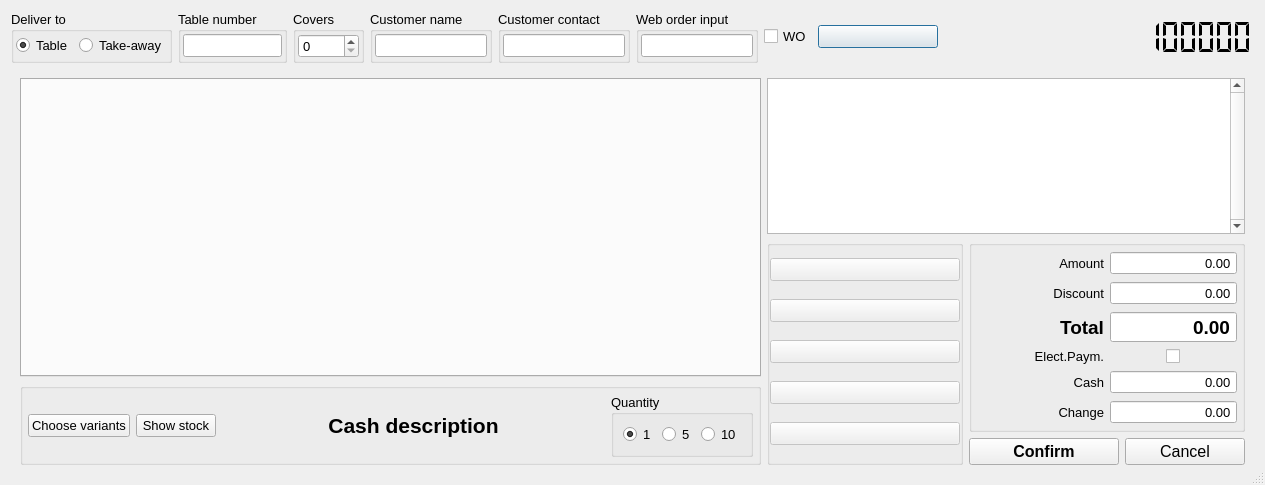
<?xml version="1.0" encoding="UTF-8"?>
<ui version="4.0">
 <author>Paolo De Stefani</author>
 <class>OrderDialog1</class>
 <widget class="QDialog" name="OrderDialog1">
  <property name="windowModality">
   <enum>Qt::WindowModality::NonModal</enum>
  </property>
  <property name="geometry">
   <rect>
    <x>0</x>
    <y>0</y>
    <width>1191</width>
    <height>485</height>
   </rect>
  </property>
  <property name="font">
   <font>
    <pointsize>10</pointsize>
   </font>
  </property>
  <property name="windowTitle">
   <string>Order dialog</string>
  </property>
  <property name="sizeGripEnabled">
   <bool>true</bool>
  </property>
  <layout class="QVBoxLayout" name="verticalLayout_12">
   <item>
    <layout class="QHBoxLayout" name="horizontalLayout_4">
     <item>
      <widget class="QGroupBox" name="groupBoxDeliver">
       <property name="title">
        <string>Deliver to</string>
       </property>
       <layout class="QVBoxLayout" name="verticalLayout_6">
        <property name="leftMargin">
         <number>2</number>
        </property>
        <property name="topMargin">
         <number>2</number>
        </property>
        <property name="rightMargin">
         <number>2</number>
        </property>
        <property name="bottomMargin">
         <number>2</number>
        </property>
        <item>
         <layout class="QHBoxLayout" name="horizontalLayout_2">
          <item>
           <widget class="QRadioButton" name="radioButtonTable">
            <property name="text">
             <string>Table</string>
            </property>
            <property name="checked">
             <bool>true</bool>
            </property>
           </widget>
          </item>
          <item>
           <widget class="QRadioButton" name="radioButtonTakeAway">
            <property name="text">
             <string>Take-away</string>
            </property>
           </widget>
          </item>
         </layout>
        </item>
       </layout>
      </widget>
     </item>
     <item>
      <widget class="QGroupBox" name="groupBoxTableNum">
       <property name="title">
        <string>Table number</string>
       </property>
       <layout class="QVBoxLayout" name="verticalLayout_11">
        <property name="leftMargin">
         <number>2</number>
        </property>
        <property name="topMargin">
         <number>2</number>
        </property>
        <property name="rightMargin">
         <number>2</number>
        </property>
        <property name="bottomMargin">
         <number>2</number>
        </property>
        <item>
         <widget class="QLineEdit" name="lineEditTable">
          <property name="inputMask">
           <string/>
          </property>
         </widget>
        </item>
       </layout>
      </widget>
     </item>
     <item>
      <widget class="QGroupBox" name="groupBoxCovers">
       <property name="title">
        <string>Covers</string>
       </property>
       <layout class="QVBoxLayout" name="verticalLayout_9">
        <property name="leftMargin">
         <number>2</number>
        </property>
        <property name="topMargin">
         <number>2</number>
        </property>
        <property name="rightMargin">
         <number>2</number>
        </property>
        <property name="bottomMargin">
         <number>2</number>
        </property>
        <item>
         <widget class="QSpinBox" name="spinBoxCovers">
          <property name="buttonSymbols">
           <enum>QAbstractSpinBox::ButtonSymbols::UpDownArrows</enum>
          </property>
          <property name="minimum">
           <number>0</number>
          </property>
          <property name="maximum">
           <number>999</number>
          </property>
         </widget>
        </item>
       </layout>
      </widget>
     </item>
     <item>
      <widget class="QGroupBox" name="groupBoxCustomerName">
       <property name="title">
        <string>Customer name</string>
       </property>
       <layout class="QVBoxLayout" name="verticalLayout_10">
        <property name="leftMargin">
         <number>2</number>
        </property>
        <property name="topMargin">
         <number>2</number>
        </property>
        <property name="rightMargin">
         <number>2</number>
        </property>
        <property name="bottomMargin">
         <number>2</number>
        </property>
        <item>
         <widget class="QLineEdit" name="lineEditCustomerName"/>
        </item>
       </layout>
      </widget>
     </item>
     <item>
      <widget class="QGroupBox" name="groupBoxCustomerContact">
       <property name="title">
        <string>Customer contact</string>
       </property>
       <layout class="QVBoxLayout" name="verticalLayout_17">
        <property name="leftMargin">
         <number>2</number>
        </property>
        <property name="topMargin">
         <number>2</number>
        </property>
        <property name="rightMargin">
         <number>2</number>
        </property>
        <property name="bottomMargin">
         <number>2</number>
        </property>
        <item>
         <widget class="QLineEdit" name="lineEditCustomerContact"/>
        </item>
       </layout>
      </widget>
     </item>
     <item>
      <widget class="QGroupBox" name="groupBoxWebOrderInput">
       <property name="title">
        <string>Web order input</string>
       </property>
       <layout class="QVBoxLayout" name="verticalLayout_8">
        <property name="leftMargin">
         <number>2</number>
        </property>
        <property name="topMargin">
         <number>2</number>
        </property>
        <property name="rightMargin">
         <number>2</number>
        </property>
        <property name="bottomMargin">
         <number>2</number>
        </property>
        <item>
         <widget class="QLineEdit" name="lineEditBarCode">
          <property name="toolTip">
           <string>Press Ctrl+F11 to set focus here</string>
          </property>
         </widget>
        </item>
       </layout>
      </widget>
     </item>
     <item>
      <widget class="QCheckBox" name="checkBoxWebOrder">
       <property name="enabled">
        <bool>true</bool>
       </property>
       <property name="focusPolicy">
        <enum>Qt::FocusPolicy::StrongFocus</enum>
       </property>
       <property name="toolTip">
        <string>Checked if this order was imported from an web order QRC or number</string>
       </property>
       <property name="layoutDirection">
        <enum>Qt::LayoutDirection::LeftToRight</enum>
       </property>
       <property name="text">
        <string>WO</string>
       </property>
      </widget>
     </item>
     <item>
      <widget class="QPushButton" name="pushButtonTablesSwitch">
       <property name="sizePolicy">
        <sizepolicy hsizetype="Minimum" vsizetype="Fixed">
         <horstretch>0</horstretch>
         <verstretch>0</verstretch>
        </sizepolicy>
       </property>
       <property name="minimumSize">
        <size>
         <width>120</width>
         <height>0</height>
        </size>
       </property>
       <property name="styleSheet">
        <string notr="true">text-align: left;</string>
       </property>
       <property name="iconSize">
        <size>
         <width>48</width>
         <height>48</height>
        </size>
       </property>
      </widget>
     </item>
     <item>
      <widget class="QLCDNumber" name="lcdNumberTime">
       <property name="minimumSize">
        <size>
         <width>310</width>
         <height>0</height>
        </size>
       </property>
       <property name="toolTip">
        <string>Press Ctrl+F12 to change date and time</string>
       </property>
       <property name="frameShape">
        <enum>QFrame::Shape::NoFrame</enum>
       </property>
       <property name="smallDecimalPoint">
        <bool>false</bool>
       </property>
       <property name="digitCount">
        <number>17</number>
       </property>
       <property name="mode">
        <enum>QLCDNumber::Mode::Dec</enum>
       </property>
       <property name="segmentStyle">
        <enum>QLCDNumber::SegmentStyle::Flat</enum>
       </property>
       <property name="value" stdset="0">
        <double>12345678901234568.000000000000000</double>
       </property>
      </widget>
     </item>
    </layout>
   </item>
   <item>
    <widget class="QStackedWidget" name="stackedWidgetTableOrder">
     <property name="currentIndex">
      <number>0</number>
     </property>
     <widget class="QWidget" name="Order">
      <layout class="QHBoxLayout" name="horizontalLayout_7">
       <item>
        <layout class="QVBoxLayout" name="verticalLayout_14">
         <item>
          <widget class="QTabWidget" name="tabWidgetList">
           <property name="sizePolicy">
            <sizepolicy hsizetype="Expanding" vsizetype="Expanding">
             <horstretch>0</horstretch>
             <verstretch>0</verstretch>
            </sizepolicy>
           </property>
           <property name="minimumSize">
            <size>
             <width>0</width>
             <height>0</height>
            </size>
           </property>
           <property name="font">
            <font>
             <pointsize>14</pointsize>
             <bold>true</bold>
            </font>
           </property>
           <property name="tabPosition">
            <enum>QTabWidget::TabPosition::North</enum>
           </property>
           <property name="currentIndex">
            <number>-1</number>
           </property>
           <property name="elideMode">
            <enum>Qt::TextElideMode::ElideRight</enum>
           </property>
           <property name="tabsClosable">
            <bool>false</bool>
           </property>
          </widget>
         </item>
         <item>
          <widget class="QGroupBox" name="groupBox_4">
           <property name="title">
            <string/>
           </property>
           <layout class="QVBoxLayout" name="verticalLayout_2">
            <property name="leftMargin">
             <number>5</number>
            </property>
            <property name="topMargin">
             <number>5</number>
            </property>
            <property name="rightMargin">
             <number>5</number>
            </property>
            <property name="bottomMargin">
             <number>5</number>
            </property>
            <item>
             <layout class="QHBoxLayout" name="horizontalLayout_3">
              <item>
               <widget class="QPushButton" name="pushButtonVariants">
                <property name="text">
                 <string>Choose variants</string>
                </property>
                <property name="iconSize">
                 <size>
                  <width>32</width>
                  <height>32</height>
                 </size>
                </property>
                <property name="checkable">
                 <bool>true</bool>
                </property>
               </widget>
              </item>
              <item>
               <widget class="QPushButton" name="pushButtonShowLevel">
                <property name="text">
                 <string>Show stock</string>
                </property>
                <property name="iconSize">
                 <size>
                  <width>32</width>
                  <height>32</height>
                 </size>
                </property>
                <property name="checkable">
                 <bool>true</bool>
                </property>
               </widget>
              </item>
              <item>
               <spacer name="horizontalSpacer">
                <property name="orientation">
                 <enum>Qt::Orientation::Horizontal</enum>
                </property>
                <property name="sizeHint" stdset="0">
                 <size>
                  <width>40</width>
                  <height>20</height>
                 </size>
                </property>
               </spacer>
              </item>
              <item>
               <widget class="QLabel" name="labelCashDeskDescription">
                <property name="font">
                 <font>
                  <pointsize>16</pointsize>
                  <bold>true</bold>
                 </font>
                </property>
                <property name="text">
                 <string>Cash description</string>
                </property>
                <property name="alignment">
                 <set>Qt::AlignmentFlag::AlignCenter</set>
                </property>
               </widget>
              </item>
              <item>
               <spacer name="horizontalSpacer_2">
                <property name="orientation">
                 <enum>Qt::Orientation::Horizontal</enum>
                </property>
                <property name="sizeHint" stdset="0">
                 <size>
                  <width>40</width>
                  <height>20</height>
                 </size>
                </property>
               </spacer>
              </item>
              <item>
               <widget class="QGroupBox" name="groupBox">
                <property name="title">
                 <string>Quantity</string>
                </property>
                <layout class="QVBoxLayout" name="verticalLayout">
                 <item>
                  <layout class="QHBoxLayout" name="horizontalLayout">
                   <item>
                    <widget class="QRadioButton" name="radioButton1">
                     <property name="text">
                      <string>1</string>
                     </property>
                     <property name="checked">
                      <bool>true</bool>
                     </property>
                    </widget>
                   </item>
                   <item>
                    <widget class="QRadioButton" name="radioButton5">
                     <property name="text">
                      <string>5</string>
                     </property>
                    </widget>
                   </item>
                   <item>
                    <widget class="QRadioButton" name="radioButton10">
                     <property name="text">
                      <string>10</string>
                     </property>
                    </widget>
                   </item>
                  </layout>
                 </item>
                </layout>
               </widget>
              </item>
             </layout>
            </item>
           </layout>
          </widget>
         </item>
        </layout>
       </item>
       <item>
        <layout class="QVBoxLayout" name="verticalLayout_13">
         <item>
          <widget class="QTableWidget" name="tabWidgetOrder">
           <property name="sizePolicy">
            <sizepolicy hsizetype="Fixed" vsizetype="Expanding">
             <horstretch>0</horstretch>
             <verstretch>0</verstretch>
            </sizepolicy>
           </property>
           <property name="minimumSize">
            <size>
             <width>478</width>
             <height>0</height>
            </size>
           </property>
           <property name="font">
            <font>
             <pointsize>11</pointsize>
            </font>
           </property>
           <property name="verticalScrollBarPolicy">
            <enum>Qt::ScrollBarPolicy::ScrollBarAlwaysOn</enum>
           </property>
           <property name="horizontalScrollBarPolicy">
            <enum>Qt::ScrollBarPolicy::ScrollBarAlwaysOff</enum>
           </property>
           <property name="autoScroll">
            <bool>false</bool>
           </property>
           <property name="autoScrollMargin">
            <number>16</number>
           </property>
           <property name="editTriggers">
            <set>QAbstractItemView::EditTrigger::NoEditTriggers</set>
           </property>
           <property name="alternatingRowColors">
            <bool>true</bool>
           </property>
           <property name="selectionMode">
            <enum>QAbstractItemView::SelectionMode::SingleSelection</enum>
           </property>
           <property name="selectionBehavior">
            <enum>QAbstractItemView::SelectionBehavior::SelectRows</enum>
           </property>
           <property name="textElideMode">
            <enum>Qt::TextElideMode::ElideRight</enum>
           </property>
           <property name="verticalScrollMode">
            <enum>QAbstractItemView::ScrollMode::ScrollPerItem</enum>
           </property>
           <property name="rowCount">
            <number>0</number>
           </property>
           <property name="columnCount">
            <number>0</number>
           </property>
           <attribute name="horizontalHeaderDefaultSectionSize">
            <number>150</number>
           </attribute>
           <attribute name="verticalHeaderVisible">
            <bool>false</bool>
           </attribute>
          </widget>
         </item>
         <item>
          <layout class="QHBoxLayout" name="horizontalLayout_5">
           <item>
            <widget class="QGroupBox" name="groupBox_2">
             <property name="sizePolicy">
              <sizepolicy hsizetype="Preferred" vsizetype="Preferred">
               <horstretch>0</horstretch>
               <verstretch>0</verstretch>
              </sizepolicy>
             </property>
             <property name="minimumSize">
              <size>
               <width>0</width>
               <height>0</height>
              </size>
             </property>
             <property name="title">
              <string/>
             </property>
             <layout class="QVBoxLayout" name="verticalLayout_3">
              <property name="leftMargin">
               <number>0</number>
              </property>
              <property name="topMargin">
               <number>0</number>
              </property>
              <property name="rightMargin">
               <number>0</number>
              </property>
              <property name="bottomMargin">
               <number>0</number>
              </property>
              <item>
               <widget class="QPushButton" name="pushButtonDepartmentNote1">
                <property name="enabled">
                 <bool>false</bool>
                </property>
                <property name="sizePolicy">
                 <sizepolicy hsizetype="Preferred" vsizetype="Fixed">
                  <horstretch>0</horstretch>
                  <verstretch>0</verstretch>
                 </sizepolicy>
                </property>
                <property name="minimumSize">
                 <size>
                  <width>90</width>
                  <height>0</height>
                 </size>
                </property>
                <property name="text">
                 <string/>
                </property>
               </widget>
              </item>
              <item>
               <widget class="QPushButton" name="pushButtonDepartmentNote2">
                <property name="enabled">
                 <bool>false</bool>
                </property>
                <property name="sizePolicy">
                 <sizepolicy hsizetype="Preferred" vsizetype="Fixed">
                  <horstretch>0</horstretch>
                  <verstretch>0</verstretch>
                 </sizepolicy>
                </property>
                <property name="minimumSize">
                 <size>
                  <width>90</width>
                  <height>0</height>
                 </size>
                </property>
                <property name="text">
                 <string/>
                </property>
               </widget>
              </item>
              <item>
               <widget class="QPushButton" name="pushButtonDepartmentNote3">
                <property name="enabled">
                 <bool>false</bool>
                </property>
                <property name="sizePolicy">
                 <sizepolicy hsizetype="Preferred" vsizetype="Fixed">
                  <horstretch>0</horstretch>
                  <verstretch>0</verstretch>
                 </sizepolicy>
                </property>
                <property name="minimumSize">
                 <size>
                  <width>90</width>
                  <height>0</height>
                 </size>
                </property>
                <property name="text">
                 <string/>
                </property>
               </widget>
              </item>
              <item>
               <widget class="QPushButton" name="pushButtonDepartmentNote4">
                <property name="enabled">
                 <bool>false</bool>
                </property>
                <property name="sizePolicy">
                 <sizepolicy hsizetype="Preferred" vsizetype="Fixed">
                  <horstretch>0</horstretch>
                  <verstretch>0</verstretch>
                 </sizepolicy>
                </property>
                <property name="minimumSize">
                 <size>
                  <width>90</width>
                  <height>0</height>
                 </size>
                </property>
                <property name="text">
                 <string/>
                </property>
               </widget>
              </item>
              <item>
               <widget class="QPushButton" name="pushButtonDepartmentNote5">
                <property name="enabled">
                 <bool>false</bool>
                </property>
                <property name="sizePolicy">
                 <sizepolicy hsizetype="Preferred" vsizetype="Fixed">
                  <horstretch>0</horstretch>
                  <verstretch>0</verstretch>
                 </sizepolicy>
                </property>
                <property name="minimumSize">
                 <size>
                  <width>90</width>
                  <height>0</height>
                 </size>
                </property>
                <property name="text">
                 <string/>
                </property>
               </widget>
              </item>
             </layout>
            </widget>
           </item>
           <item>
            <layout class="QVBoxLayout" name="verticalLayout_5">
             <item>
              <widget class="QGroupBox" name="groupBox_3">
               <property name="title">
                <string/>
               </property>
               <layout class="QVBoxLayout" name="verticalLayout_4">
                <property name="leftMargin">
                 <number>5</number>
                </property>
                <property name="topMargin">
                 <number>5</number>
                </property>
                <property name="rightMargin">
                 <number>5</number>
                </property>
                <property name="bottomMargin">
                 <number>5</number>
                </property>
                <item>
                 <layout class="QGridLayout" name="gridLayout" columnstretch="0,0" columnminimumwidth="0,0">
                  <item row="0" column="0">
                   <widget class="QLabel" name="label_4">
                    <property name="sizePolicy">
                     <sizepolicy hsizetype="Preferred" vsizetype="Preferred">
                      <horstretch>0</horstretch>
                      <verstretch>0</verstretch>
                     </sizepolicy>
                    </property>
                    <property name="minimumSize">
                     <size>
                      <width>0</width>
                      <height>0</height>
                     </size>
                    </property>
                    <property name="font">
                     <font>
                      <pointsize>10</pointsize>
                      <bold>false</bold>
                     </font>
                    </property>
                    <property name="text">
                     <string>Amount</string>
                    </property>
                    <property name="alignment">
                     <set>Qt::AlignmentFlag::AlignRight|Qt::AlignmentFlag::AlignTrailing|Qt::AlignmentFlag::AlignVCenter</set>
                    </property>
                   </widget>
                  </item>
                  <item row="1" column="1">
                   <widget class="QDoubleSpinBox" name="doubleSpinBoxDiscount">
                    <property name="alignment">
                     <set>Qt::AlignmentFlag::AlignRight|Qt::AlignmentFlag::AlignTrailing|Qt::AlignmentFlag::AlignVCenter</set>
                    </property>
                    <property name="buttonSymbols">
                     <enum>QAbstractSpinBox::ButtonSymbols::NoButtons</enum>
                    </property>
                    <property name="showGroupSeparator" stdset="0">
                     <bool>true</bool>
                    </property>
                    <property name="maximum">
                     <double>9999.989999999999782</double>
                    </property>
                   </widget>
                  </item>
                  <item row="1" column="0">
                   <widget class="QLabel" name="label">
                    <property name="minimumSize">
                     <size>
                      <width>0</width>
                      <height>0</height>
                     </size>
                    </property>
                    <property name="text">
                     <string>Discount</string>
                    </property>
                    <property name="alignment">
                     <set>Qt::AlignmentFlag::AlignRight|Qt::AlignmentFlag::AlignTrailing|Qt::AlignmentFlag::AlignVCenter</set>
                    </property>
                   </widget>
                  </item>
                  <item row="4" column="1">
                   <widget class="QDoubleSpinBox" name="doubleSpinBoxCash">
                    <property name="alignment">
                     <set>Qt::AlignmentFlag::AlignRight|Qt::AlignmentFlag::AlignTrailing|Qt::AlignmentFlag::AlignVCenter</set>
                    </property>
                    <property name="buttonSymbols">
                     <enum>QAbstractSpinBox::ButtonSymbols::NoButtons</enum>
                    </property>
                    <property name="showGroupSeparator" stdset="0">
                     <bool>true</bool>
                    </property>
                    <property name="maximum">
                     <double>9999.989999999999782</double>
                    </property>
                   </widget>
                  </item>
                  <item row="2" column="1">
                   <widget class="QDoubleSpinBox" name="doubleSpinBoxTotal">
                    <property name="font">
                     <font>
                      <pointsize>14</pointsize>
                      <bold>true</bold>
                     </font>
                    </property>
                    <property name="cursor">
                     <cursorShape>ForbiddenCursor</cursorShape>
                    </property>
                    <property name="frame">
                     <bool>true</bool>
                    </property>
                    <property name="alignment">
                     <set>Qt::AlignmentFlag::AlignRight|Qt::AlignmentFlag::AlignTrailing|Qt::AlignmentFlag::AlignVCenter</set>
                    </property>
                    <property name="readOnly">
                     <bool>true</bool>
                    </property>
                    <property name="buttonSymbols">
                     <enum>QAbstractSpinBox::ButtonSymbols::NoButtons</enum>
                    </property>
                    <property name="showGroupSeparator" stdset="0">
                     <bool>true</bool>
                    </property>
                    <property name="maximum">
                     <double>9999.989999999999782</double>
                    </property>
                   </widget>
                  </item>
                  <item row="2" column="0">
                   <widget class="QLabel" name="label_7">
                    <property name="font">
                     <font>
                      <pointsize>14</pointsize>
                      <bold>true</bold>
                     </font>
                    </property>
                    <property name="frameShape">
                     <enum>QFrame::Shape::NoFrame</enum>
                    </property>
                    <property name="text">
                     <string>Total</string>
                    </property>
                    <property name="alignment">
                     <set>Qt::AlignmentFlag::AlignRight|Qt::AlignmentFlag::AlignTrailing|Qt::AlignmentFlag::AlignVCenter</set>
                    </property>
                   </widget>
                  </item>
                  <item row="5" column="0">
                   <widget class="QLabel" name="label_10">
                    <property name="font">
                     <font>
                      <pointsize>10</pointsize>
                      <bold>false</bold>
                     </font>
                    </property>
                    <property name="text">
                     <string>Change</string>
                    </property>
                    <property name="alignment">
                     <set>Qt::AlignmentFlag::AlignRight|Qt::AlignmentFlag::AlignTrailing|Qt::AlignmentFlag::AlignVCenter</set>
                    </property>
                   </widget>
                  </item>
                  <item row="5" column="1">
                   <widget class="QDoubleSpinBox" name="doubleSpinBoxChange">
                    <property name="alignment">
                     <set>Qt::AlignmentFlag::AlignRight|Qt::AlignmentFlag::AlignTrailing|Qt::AlignmentFlag::AlignVCenter</set>
                    </property>
                    <property name="buttonSymbols">
                     <enum>QAbstractSpinBox::ButtonSymbols::NoButtons</enum>
                    </property>
                    <property name="showGroupSeparator" stdset="0">
                     <bool>true</bool>
                    </property>
                    <property name="maximum">
                     <double>9999.989999999999782</double>
                    </property>
                   </widget>
                  </item>
                  <item row="0" column="1">
                   <widget class="QDoubleSpinBox" name="doubleSpinBoxSubTotal">
                    <property name="cursor">
                     <cursorShape>ForbiddenCursor</cursorShape>
                    </property>
                    <property name="frame">
                     <bool>true</bool>
                    </property>
                    <property name="alignment">
                     <set>Qt::AlignmentFlag::AlignRight|Qt::AlignmentFlag::AlignTrailing|Qt::AlignmentFlag::AlignVCenter</set>
                    </property>
                    <property name="readOnly">
                     <bool>true</bool>
                    </property>
                    <property name="buttonSymbols">
                     <enum>QAbstractSpinBox::ButtonSymbols::NoButtons</enum>
                    </property>
                    <property name="showGroupSeparator" stdset="0">
                     <bool>true</bool>
                    </property>
                    <property name="maximum">
                     <double>9999.989999999999782</double>
                    </property>
                   </widget>
                  </item>
                  <item row="4" column="0">
                   <widget class="QLabel" name="label_9">
                    <property name="font">
                     <font>
                      <pointsize>10</pointsize>
                      <bold>false</bold>
                     </font>
                    </property>
                    <property name="text">
                     <string>Cash</string>
                    </property>
                    <property name="alignment">
                     <set>Qt::AlignmentFlag::AlignRight|Qt::AlignmentFlag::AlignTrailing|Qt::AlignmentFlag::AlignVCenter</set>
                    </property>
                   </widget>
                  </item>
                  <item row="3" column="0">
                   <widget class="QLabel" name="label_2">
                    <property name="text">
                     <string>Elect.Paym.</string>
                    </property>
                    <property name="alignment">
                     <set>Qt::AlignmentFlag::AlignRight|Qt::AlignmentFlag::AlignTrailing|Qt::AlignmentFlag::AlignVCenter</set>
                    </property>
                   </widget>
                  </item>
                  <item row="3" column="1" alignment="Qt::AlignmentFlag::AlignHCenter">
                   <widget class="QCheckBox" name="checkBoxElectronicPayment">
                    <property name="focusPolicy">
                     <enum>Qt::FocusPolicy::StrongFocus</enum>
                    </property>
                    <property name="text">
                     <string/>
                    </property>
                   </widget>
                  </item>
                 </layout>
                </item>
               </layout>
              </widget>
             </item>
             <item>
              <layout class="QHBoxLayout" name="horizontalLayout_6">
               <item>
                <widget class="QPushButton" name="pushButtonConfirm">
                 <property name="sizePolicy">
                  <sizepolicy hsizetype="Minimum" vsizetype="Preferred">
                   <horstretch>0</horstretch>
                   <verstretch>0</verstretch>
                  </sizepolicy>
                 </property>
                 <property name="minimumSize">
                  <size>
                   <width>150</width>
                   <height>0</height>
                  </size>
                 </property>
                 <property name="font">
                  <font>
                   <pointsize>12</pointsize>
                   <bold>true</bold>
                  </font>
                 </property>
                 <property name="text">
                  <string>Confirm</string>
                 </property>
                 <property name="iconSize">
                  <size>
                   <width>32</width>
                   <height>32</height>
                  </size>
                 </property>
                </widget>
               </item>
               <item>
                <widget class="QPushButton" name="pushButtonCancel">
                 <property name="sizePolicy">
                  <sizepolicy hsizetype="Minimum" vsizetype="Preferred">
                   <horstretch>0</horstretch>
                   <verstretch>0</verstretch>
                  </sizepolicy>
                 </property>
                 <property name="minimumSize">
                  <size>
                   <width>120</width>
                   <height>0</height>
                  </size>
                 </property>
                 <property name="font">
                  <font>
                   <pointsize>12</pointsize>
                  </font>
                 </property>
                 <property name="text">
                  <string>Cancel</string>
                 </property>
                 <property name="iconSize">
                  <size>
                   <width>32</width>
                   <height>32</height>
                  </size>
                 </property>
                </widget>
               </item>
              </layout>
             </item>
            </layout>
           </item>
          </layout>
         </item>
        </layout>
       </item>
      </layout>
     </widget>
     <widget class="QWidget" name="Tables">
      <layout class="QVBoxLayout" name="verticalLayout_7">
       <item>
        <widget class="QScrollArea" name="scrollArea">
         <property name="widgetResizable">
          <bool>true</bool>
         </property>
         <widget class="QWidget" name="scrollAreaWidgetContents">
          <property name="geometry">
           <rect>
            <x>0</x>
            <y>0</y>
            <width>98</width>
            <height>28</height>
           </rect>
          </property>
          <layout class="QVBoxLayout" name="verticalLayout_16">
           <property name="leftMargin">
            <number>0</number>
           </property>
           <property name="topMargin">
            <number>0</number>
           </property>
           <property name="rightMargin">
            <number>0</number>
           </property>
           <property name="bottomMargin">
            <number>0</number>
           </property>
           <item>
            <widget class="QFrame" name="frameTables">
             <property name="frameShape">
              <enum>QFrame::Shape::StyledPanel</enum>
             </property>
             <property name="frameShadow">
              <enum>QFrame::Shadow::Raised</enum>
             </property>
             <layout class="QVBoxLayout" name="verticalLayout_15">
              <property name="leftMargin">
               <number>5</number>
              </property>
              <property name="topMargin">
               <number>5</number>
              </property>
              <property name="rightMargin">
               <number>5</number>
              </property>
              <property name="bottomMargin">
               <number>5</number>
              </property>
              <item>
               <layout class="QGridLayout" name="gridLayoutTables"/>
              </item>
             </layout>
            </widget>
           </item>
          </layout>
         </widget>
        </widget>
       </item>
      </layout>
     </widget>
    </widget>
   </item>
  </layout>
 </widget>
 <tabstops>
  <tabstop>radioButtonTable</tabstop>
  <tabstop>radioButtonTakeAway</tabstop>
  <tabstop>lineEditTable</tabstop>
  <tabstop>spinBoxCovers</tabstop>
  <tabstop>lineEditCustomerName</tabstop>
  <tabstop>tabWidgetList</tabstop>
  <tabstop>pushButtonVariants</tabstop>
  <tabstop>pushButtonShowLevel</tabstop>
  <tabstop>radioButton1</tabstop>
  <tabstop>radioButton5</tabstop>
  <tabstop>radioButton10</tabstop>
  <tabstop>tabWidgetOrder</tabstop>
  <tabstop>pushButtonDepartmentNote1</tabstop>
  <tabstop>pushButtonDepartmentNote2</tabstop>
  <tabstop>pushButtonDepartmentNote3</tabstop>
  <tabstop>pushButtonDepartmentNote4</tabstop>
  <tabstop>pushButtonDepartmentNote5</tabstop>
  <tabstop>doubleSpinBoxSubTotal</tabstop>
  <tabstop>doubleSpinBoxDiscount</tabstop>
  <tabstop>doubleSpinBoxTotal</tabstop>
  <tabstop>doubleSpinBoxCash</tabstop>
  <tabstop>doubleSpinBoxChange</tabstop>
  <tabstop>pushButtonConfirm</tabstop>
  <tabstop>pushButtonCancel</tabstop>
 </tabstops>
 <resources/>
 <connections/>
</ui>
